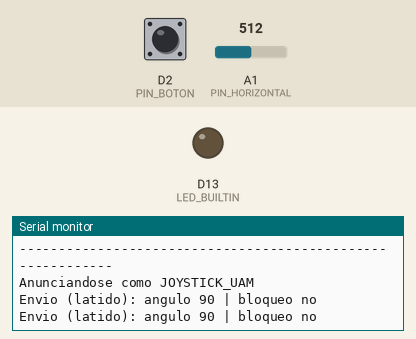
Bench run of a sketch on a simulated Arduino Uno R4 Minima. On the bench: output pins drawn as LEDs (lit = HIGH), the last lines printed to the serial monitor. The inputs (shaded band) are chosen by the test bench; at power-on: A1 (PIN_HORIZONTAL) = 512, D2 (PIN_BOTON) HIGH (analog values on the 0–1023 scale). Nothing arrives over Bluetooth unless stated.

Above: at 1.2 s.
1.3 s: A1 (PIN_HORIZONTAL) set to 716
At 1.7 s:
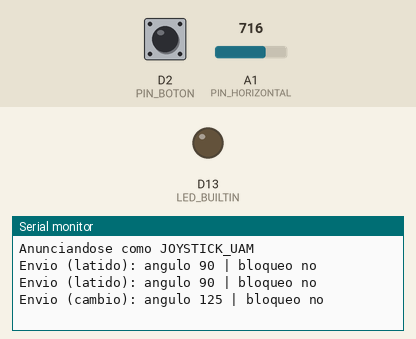
2.8 s: D2 (PIN_BOTON) pulled LOW for 0.15 s
At 3.14 s:
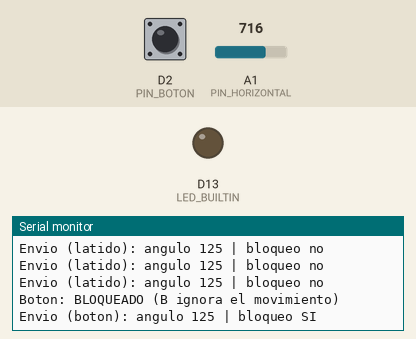
4.4 s: D2 (PIN_BOTON) pulled LOW for 1 s
At 4.8 s:
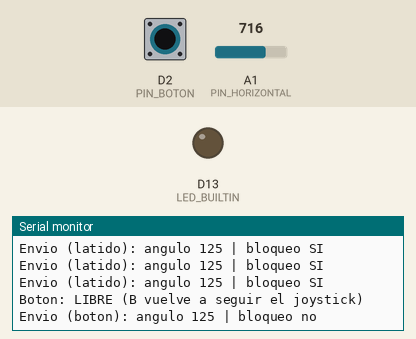

Measured:
- after the input at 1.3 s, the serial monitor: prints a new line at once (image 1)
- after the input at 2.8 s, the serial monitor: prints a new line at once (image 2)
- after the input at 4.4 s, the serial monitor: prints a new line at once (image 3)

The sketch:

Ejercicio27_Joystick_BLE_Control.ino
```cpp
/*
  ============================================================================
  EJERCICIO 27 - ARDUINO A (PERIFERICO): CONTROL REMOTO CON JOYSTICK POR BLE
  Curso Arduino IoT y Domotica - Universidad Americana (UAM)
  ============================================================================

  PLACA:        Arduino UNO R4 WiFi (la placa "A", el control remoto)
  COMPONENTES:  - Modulo joystick Keyestudio (marcas Y, X, B, V, G)
  BIBLIOTECAS:  "ArduinoBLE" (Administrador de bibliotecas del IDE).

  CONEXIONES:   Joystick  G -> GND   V -> 5V
                          Y -> A1    (eje horizontal, "VRY" en otras guias)
                          B -> D2    (boton, "SW" en otras guias)
                (el eje X, vertical, no se usa en este ejercicio)

  QUE HACE:     - Lee el eje horizontal del joystick y lo convierte en un
                  angulo de 0 a 180 grados (centro = 90).
                - Publica por BLE un paquete de 3 bytes:
                      byte 0: angulo (0 a 180)
                      byte 1: bloqueo (0 = libre, 1 = bloqueado)
                      byte 2: contador de envios (0 a 255, vuelve a 0)
                - AHORRA TRAFICO: solo envia cuando el angulo cambia MAS de
                  3 grados, o cuando se cambia el bloqueo.
                - LATIDO: aunque no haya cambios, envia el paquete cada 500 ms.
                  Asi la placa B sabe que el enlace sigue vivo. El contador
                  hace que cada paquete sea distinto.
                - El boton del joystick ALTERNA el bloqueo: al pulsarlo, B
                  deja de mover el servo; al pulsarlo otra vez, lo libera.
                - El LED de la placa se enciende mientras B esta conectada.

  IMPORTANTE:   Los UUID de este programa deben ser IGUALES a los del programa
                de la placa B (Ejercicio27_Joystick_BLE_Receptor).
                Si el servo gira al reves, cambie SENTIDO_HORIZONTAL a -1.

  MONITOR SERIAL: 9600 baudios.
  ============================================================================
*/

// ============================================================================
// 1. BIBLIOTECAS
// ============================================================================

#include <ArduinoBLE.h>

// ============================================================================
// 2. PINES Y CONSTANTES
// ============================================================================

const int PIN_HORIZONTAL = A1;       // Joystick: eje horizontal (marca Y).
const int PIN_BOTON = 2;             // Joystick: boton (marca B), pulsado = LOW.

// Lectura analogica de 10 bits (0 a 1023).
const int LECTURA_MAXIMA = 1023;

// Angulo que se envia (0 a 180). Cambie a -1 si el servo gira al reves.
const int SENTIDO_HORIZONTAL = 1;
const int ANGULO_MAXIMO = 180;

// Solo se envia un angulo nuevo si cambia MAS de esta cantidad de grados.
const int UMBRAL_CAMBIO_GRADOS = 3;

// Tiempo minimo entre dos envios por cambio (evita saturar el enlace).
const unsigned long INTERVALO_MINIMO_MS = 50UL;

// Cada cuanto se envia el paquete aunque no haya cambios (latido).
const unsigned long INTERVALO_LATIDO_MS = 500UL;

// Antirrebote del boton.
const unsigned long TIEMPO_ANTIRREBOTE_MS = 30UL;

// ---- Identificadores BLE (UUID propios, generados una sola vez) ----
// Deben ser IGUALES en la placa A y en la placa B.
const char* UUID_SERVICIO = "e959981e-4cb1-42f3-822a-7f77ad26e2f3";
const char* UUID_MANDO    = "a103b281-b2a9-4f83-969b-d76ae2320f67";
const char* NOMBRE_BLE    = "JOYSTICK_UAM";

// ============================================================================
// 3. OBJETOS Y VARIABLES DE ESTADO
// ============================================================================

// Servicio y caracteristica de 3 bytes (se puede leer y avisa cada envio).
BLEService servicioJoystick(UUID_SERVICIO);
BLECharacteristic caracMando(UUID_MANDO, BLERead | BLENotify, 3);

int ultimoAnguloEnviado = 90;
bool bloqueado = false;
byte contador = 0;
unsigned long ultimoEnvio = 0;

// Boton (antirrebote).
bool botonAnterior = false;
bool botonEstable = false;
unsigned long instanteBoton = 0;

// ============================================================================
// 4. FUNCIONES PROPIAS
// ============================================================================

// Lee el joystick y lo convierte en un angulo de 0 a 180.
int leerAngulo() {
  int lectura = analogRead(PIN_HORIZONTAL);
  int angulo = map(lectura, 0, LECTURA_MAXIMA, 0, ANGULO_MAXIMO);
  angulo = constrain(angulo, 0, ANGULO_MAXIMO);
  if (SENTIDO_HORIZONTAL < 0) {
    angulo = ANGULO_MAXIMO - angulo;
  }
  return angulo;
}

// Arma y publica el paquete de 3 bytes: angulo, bloqueo y contador.
void enviarPaquete(int angulo, const char* motivo) {
  byte paquete[3];
  paquete[0] = (byte)angulo;
  paquete[1] = bloqueado ? 1 : 0;
  paquete[2] = contador;
  contador++;                                  // Vuelve a 0 despues de 255.
  caracMando.writeValue(paquete, 3);
  ultimoAnguloEnviado = angulo;
  ultimoEnvio = millis();
  Serial.print("Envio (");
  Serial.print(motivo);
  Serial.print("): angulo ");
  Serial.print(angulo);
  Serial.print(" | bloqueo ");
  Serial.println(bloqueado ? "SI" : "no");
}

// Se ejecuta una vez por cada pulsacion del boton: alterna el bloqueo.
void alPulsarBoton() {
  bloqueado = !bloqueado;
  Serial.println(bloqueado ? "Boton: BLOQUEADO (B ignora el movimiento)"
                           : "Boton: LIBRE (B vuelve a seguir el joystick)");
  enviarPaquete(leerAngulo(), "boton");
}

// Lee el boton con antirrebote y detecta el momento de pulsarlo.
void atenderBoton() {
  bool lectura = (digitalRead(PIN_BOTON) == LOW);

  if (lectura != botonAnterior) {              // Algo cambio: empieza a contar.
    botonAnterior = lectura;
    instanteBoton = millis();
  }

  if (lectura != botonEstable && millis() - instanteBoton >= TIEMPO_ANTIRREBOTE_MS) {
    botonEstable = lectura;                    // El cambio se mantuvo: es real.
    if (botonEstable) {
      alPulsarBoton();                         // Solo al PULSAR, no al soltar.
    }
  }
}

// Decide si hay que enviar: por cambio de angulo o por latido.
void atenderEnvio() {
  int angulo = leerAngulo();
  unsigned long ahora = millis();

  if (abs(angulo - ultimoAnguloEnviado) > UMBRAL_CAMBIO_GRADOS
      && ahora - ultimoEnvio >= INTERVALO_MINIMO_MS) {
    enviarPaquete(angulo, "cambio");
  } else if (ahora - ultimoEnvio >= INTERVALO_LATIDO_MS) {
    enviarPaquete(angulo, "latido");           // Dice "sigo aqui" con el angulo actual.
  }
}

// Se ejecuta cuando una placa central se conecta.
void alConectar(BLEDevice central) {
  Serial.print("Placa B conectada: ");
  Serial.println(central.address());
  digitalWrite(LED_BUILTIN, HIGH);
}

// Se ejecuta cuando la conexion se pierde.
void alDesconectar(BLEDevice central) {
  Serial.print("Placa B desconectada: ");
  Serial.println(central.address());
  digitalWrite(LED_BUILTIN, LOW);
  BLE.advertise();                  // Vuelve a anunciarse para que B regrese.
}

// ============================================================================
// 5. SETUP
// ============================================================================

void setup() {
  Serial.begin(9600);

  analogReadResolution(10);          // Lecturas de 0 a 1023.
  pinMode(PIN_BOTON, INPUT_PULLUP);  // Pulsado = LOW.
  pinMode(LED_BUILTIN, OUTPUT);
  digitalWrite(LED_BUILTIN, LOW);

  Serial.println("ARDUINO A (PERIFERICO): CONTROL REMOTO CON JOYSTICK POR BLE");
  Serial.println("-----------------------------------------------------------");

  if (!BLE.begin()) {
    Serial.println("ERROR: no se pudo iniciar el BLE.");
    while (true) {
      // Se detiene aqui.
    }
  }

  BLE.setLocalName(NOMBRE_BLE);
  BLE.setAdvertisedService(servicioJoystick);    // Asi B lo encuentra.
  servicioJoystick.addCharacteristic(caracMando);
  BLE.addService(servicioJoystick);

  // Paquete inicial: centro, libre, contador 0.
  byte inicial[3] = {90, 0, 0};
  caracMando.writeValue(inicial, 3);

  BLE.setEventHandler(BLEConnected, alConectar);
  BLE.setEventHandler(BLEDisconnected, alDesconectar);

  BLE.advertise();
  Serial.print("Anunciandose como ");
  Serial.println(NOMBRE_BLE);
  ultimoEnvio = millis();
}

// ============================================================================
// 6. LOOP
// ============================================================================

void loop() {
  BLE.poll();                       // Atiende los eventos BLE.
  atenderBoton();
  atenderEnvio();
}
```
